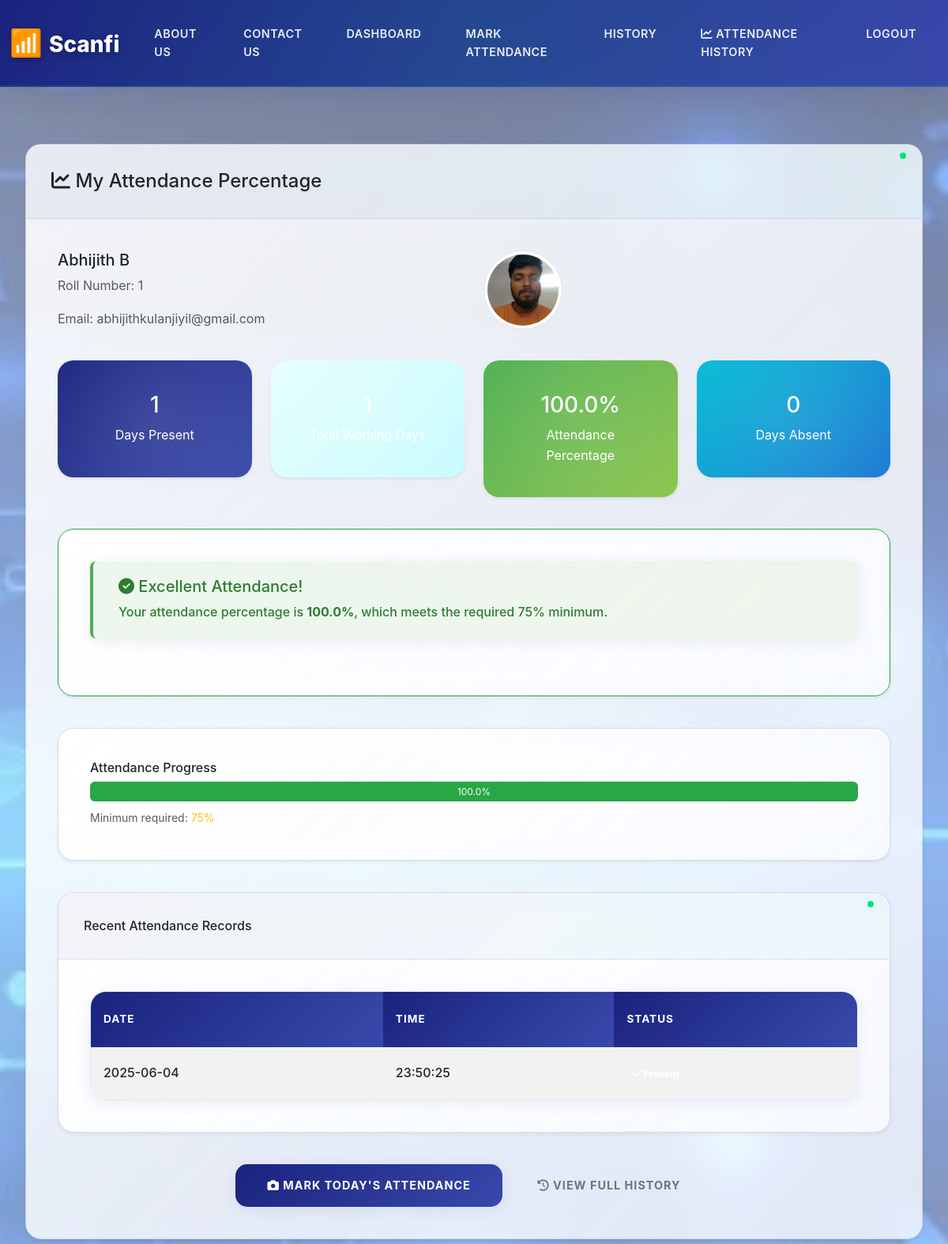
The app's page /student/percentage (signed in, upper part), older data.
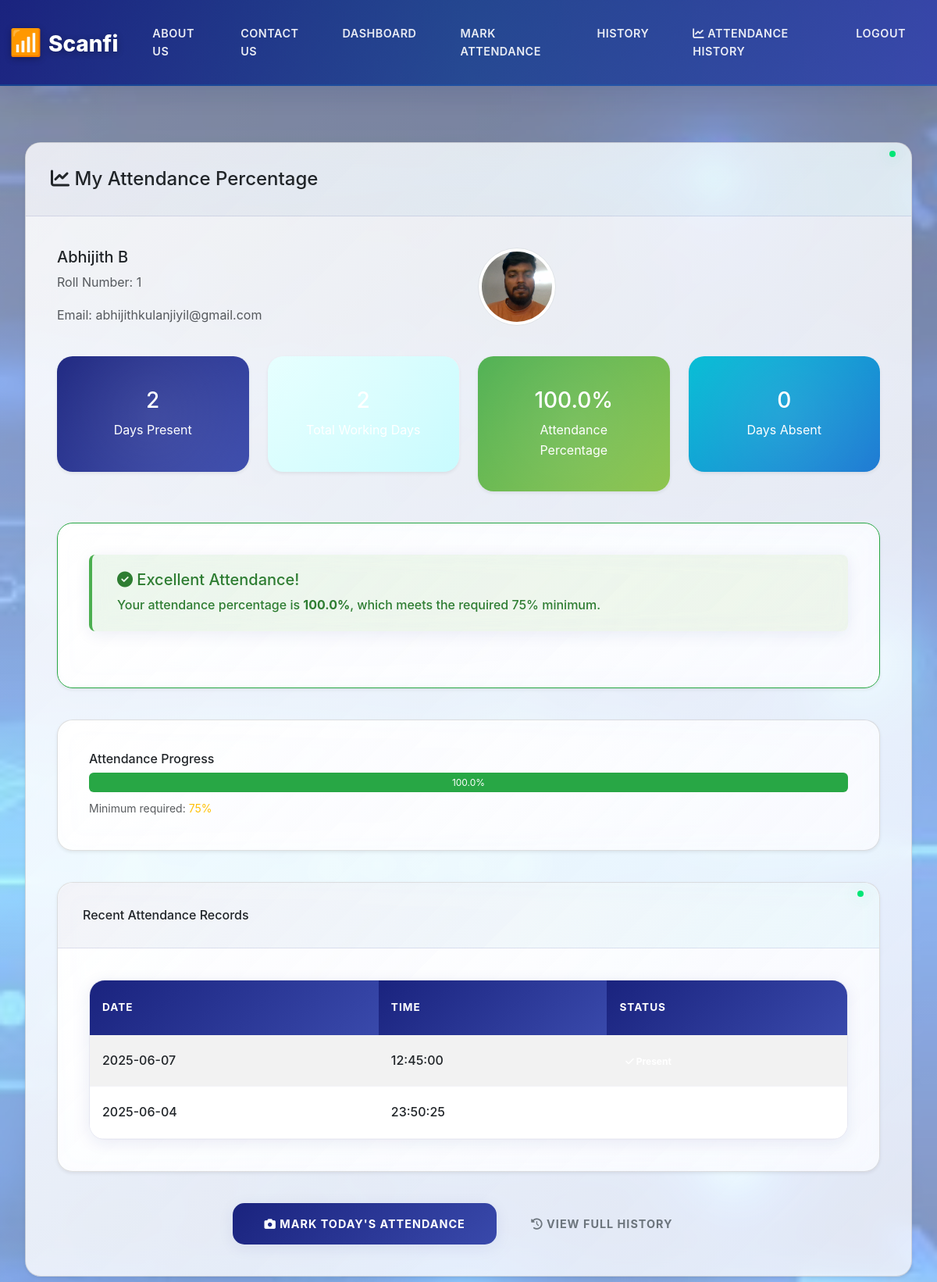
The same page, newer data.
### tables this page shows
CREATE TABLE attendance (
    id INTEGER PRIMARY KEY AUTOINCREMENT,
    student_id INTEGER NOT NULL,
    date TEXT NOT NULL,
    time TEXT NOT NULL,
    FOREIGN KEY (student_id) REFERENCES students (id),
    UNIQUE (student_id, date)
);

### app.py (the view)
@app.route('/student/percentage')
@login_required
def student_attendance_percentage():
    if session['role'] != 'student':
        return redirect(url_for('admin_dashboard'))
    conn = get_db_connection()
    student = conn.execute('''
        SELECT * FROM students WHERE user_id = ?
    ''', (session['user_id'],)).fetchone()
    attendance_data = conn.execute('''
        SELECT COUNT(*) as days_present
        FROM attendance
        WHERE student_id = ?
    ''', (student['id'],)).fetchone()
    total_days_result = conn.execute('SELECT COUNT(DISTINCT date) as total_days FROM attendance').fetchone()
    total_working_days = max(total_days_result['total_days'], 1)
    if total_working_days == 0:
        total_working_days = 90  # Default working days
    attendance_records = conn.execute('''
        SELECT date, time FROM attendance
        WHERE student_id = ?
        ORDER BY date DESC
    ''', (student['id'],)).fetchall()
    conn.close()
    days_present = attendance_data['days_present']
    percentage = (days_present / total_working_days) * 100
    is_shortage = percentage < 75
    days_needed = 0
    if is_shortage:
        days_needed = max(0, int((0.75 * total_working_days) - days_present))
    return render_template('student/percentage.html',
                          student=student,
                          days_present=days_present,
                          total_working_days=total_working_days,
                          percentage=round(percentage, 2),
                          is_shortage=is_shortage,
                          days_needed=days_needed,
                          attendance_records=attendance_records)

### app.py (called while the page is built)
def get_db_connection():
    conn = sqlite3.connect('database/attendance.db')
    conn.row_factory = sqlite3.Row
    return conn

def login_required(f):
    @wraps(f)
    def decorated_function(*args, **kwargs):
        if 'user_id' not in session:
            flash('Please login first', 'danger')
            return redirect(url_for('login'))
        return f(*args, **kwargs)
    return decorated_function

### templates/student/percentage.html (shortened to what the changed rows need)
{% extends "base.html" %}
{% block content %}
<div class="container">
    <div class="row">
        <div class="col-md-12">
            <div class="card">
                <div class="card-body">
                    <div class="row mb-4">
                        <div class="col-md-3">
                            <div class="card bg-primary text-white">
                                <div class="card-body text-center">
                                    <h3>{{ days_present }}</h3>
                                    <p class="mb-0">Days Present</p>
                                </div>
                            </div>
                        </div>
                    </div>
                    <div class="row">
                        <div class="col-md-12">
                            <div class="card">
                                <div class="card-body">
                                    {% if attendance_records %}
                                        <div class="table-responsive">
                                            <table class="table table-sm table-striped">
                                                <thead>
                                                    <tr>
                                                        <th>Date</th>
                                                        <th>Time</th>
                                                        <th>Status</th>
                                                    </tr>
                                                </thead>
                                                <tbody>
                                                    {% for record in attendance_records[:10] %}
                                                    <tr>
                                                        <td>{{ record.date }}</td>
                                                        <td>{{ record.time }}</td>
                                                        <td>
                                                            <span class="badge badge-success">
                                                                <i class="fas fa-check"></i> Present
                                                            </span>
                                                        </td>
                                                    </tr>
                                                    {% endfor %}
                                                </tbody>
                                            </table>
                                        </div>
                                    {% else %}
                                        <p class="text-muted text-center">No attendance records found.</p>
                                    {% endif %}
                                </div>
                            </div>
                        </div>
                    </div>
                </div>
            </div>
        </div>
    </div>
</div>
{% endblock %}

Row changes from the older to the newer data that the page shows:
added attendance: date "2025-06-07", time "12:45:00"
Text that changed along with them:
{{ days_present }}: "1" → "2"
